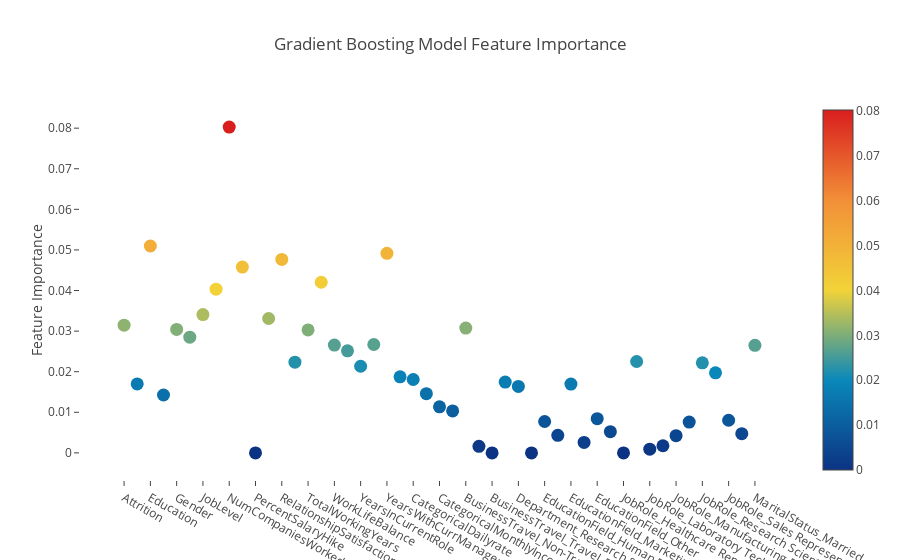

Notebook code cell kept with this figure:
### Code cell
trace = go.Scatter(
    y = gb.feature_importances_,
    x = attrition.columns.values,
    mode='markers',
    marker=dict(
        sizemode = 'diameter',
        sizeref = 1,
        size = 13,
        #size= rf.feature_importances_,
        #color = np.random.randn(500), #set color equal to a variable
        color = gb.feature_importances_,
        colorscale='Portland',
        showscale=True
    ),
    text = attrition.columns.values
)
data = [trace]

layout= go.Layout(
    autosize= True,
    title= 'Gradient Boosting Model Feature Importance',
    hovermode= 'closest',
     xaxis= dict(
         ticklen= 5,
         showgrid=False,
        zeroline=False,
        showline=False
     ),
    yaxis=dict(
        title= 'Feature Importance',
        showgrid=False,
        zeroline=False,
        ticklen= 5,
        gridwidth= 2
    ),
    showlegend= False
)
fig = go.Figure(data=data, layout=layout)
py.iplot(fig,filename='scatter')

### Figure 1 — Plotly figure (JSON) as saved in the notebook; plotly's stock layout.template omitted (floating-point values rounded to 4 significant figures)
{"data": [{"marker": {"color": [0.03145, 0.01699, 0.05096, 0.01426, 0.0304, 0.0285, 0.03408, 0.04032, 0.08025, 0.04577, 0, 0.03311, 0.04766, 0.02234, 0.03028, 0.04204, 0.02655, 0.02515, 0.02135, 0.0267, 0.04917, 0.01875, 0.01808, 0.01458, 0.01135, 0.01034, 0.03076, 0.001605, 0, 0.01745, 0.01637, 0, 0.007731, 0.004323, 0.01694, 0.002579, 0.008421, 0.005226, 0, 0.02251, 0.000901, 0.001752, 0.00423, 0.007584, 0.02218, 0.01973, 0.008037, 0.004736, 0.02651], "colorscale": "Portland", "showscale": true, "size": 13, "sizemode": "diameter", "sizeref": 1}, "mode": "markers", "text": ["Attrition", "DistanceFromHome", "Education", "EnvironmentSatisfaction", "Gender", "JobInvolvement", "JobLevel", "JobSatisfaction", "NumCompaniesWorked", "OverTime", "PercentSalaryHike", "PerformanceRating", "RelationshipSatisfaction", "StockOptionLevel", "TotalWorkingYears", "TrainingTimesLastYear", "WorkLifeBalance", "YearsAtCompany", "YearsInCurrentRole", "YearsSinceLastPromotion", "YearsWithCurrManager", "CategoricalAge", "CategoricalDailyrate", "CategoricalHourlyrate", "CategoricalMonthlyIncome", "CategoricalMonthlyRate", "BusinessTravel_Non-Travel", "BusinessTravel_Travel_Frequently", "BusinessTravel_Travel_Rarely", "Department_Human Resources", "Department_Research & Development", "Department_Sales", "EducationField_Human Resources", "EducationField_Life Sciences", "EducationField_Marketing", "EducationField_Medical", "EducationField_Other", "EducationField_Technical Degree", "JobRole_Healthcare Representative", "JobRole_Human Resources", "JobRole_Laboratory Technician", "JobRole_Manager", "JobRole_Manufacturing Director", "JobRole_Research Director", "JobRole_Research Scientist", "JobRole_Sales Executive", "JobRole_Sales Representative", "MaritalStatus_Divorced", "MaritalStatus_Married", "MaritalStatus_Single"], "type": "scatter", "uid": "db830dd2-b849-11e8-a514-ee2a77022beb", "x": ["Attrition", "DistanceFromHome", "Education", "EnvironmentSatisfaction", "Gender", "JobInvolvement", "JobLevel", "JobSatisfaction", "NumCompaniesWorked", "OverTime", "PercentSalaryHike", "PerformanceRating", "RelationshipSatisfaction", "StockOptionLevel", "TotalWorkingYears", "TrainingTimesLastYear", "WorkLifeBalance", "YearsAtCompany", "YearsInCurrentRole", "YearsSinceLastPromotion", "YearsWithCurrManager", "CategoricalAge", "CategoricalDailyrate", "CategoricalHourlyrate", "CategoricalMonthlyIncome", "CategoricalMonthlyRate", "BusinessTravel_Non-Travel", "BusinessTravel_Travel_Frequently", "BusinessTravel_Travel_Rarely", "Department_Human Resources", "Department_Research & Development", "Department_Sales", "EducationField_Human Resources", "EducationField_Life Sciences", "EducationField_Marketing", "EducationField_Medical", "EducationField_Other", "EducationField_Technical Degree", "JobRole_Healthcare Representative", "JobRole_Human Resources", "JobRole_Laboratory Technician", "JobRole_Manager", "JobRole_Manufacturing Director", "JobRole_Research Director", "JobRole_Research Scientist", "JobRole_Sales Executive", "JobRole_Sales Representative", "MaritalStatus_Divorced", "MaritalStatus_Married", "MaritalStatus_Single"], "y": [0.03145, 0.01699, 0.05096, 0.01426, 0.0304, 0.0285, 0.03408, 0.04032, 0.08025, 0.04577, 0, 0.03311, 0.04766, 0.02234, 0.03028, 0.04204, 0.02655, 0.02515, 0.02135, 0.0267, 0.04917, 0.01875, 0.01808, 0.01458, 0.01135, 0.01034, 0.03076, 0.001605, 0, 0.01745, 0.01637, 0, 0.007731, 0.004323, 0.01694, 0.002579, 0.008421, 0.005226, 0, 0.02251, 0.000901, 0.001752, 0.00423, 0.007584, 0.02218, 0.01973, 0.008037, 0.004736, 0.02651]}], "layout": {"autosize": true, "hovermode": "closest", "showlegend": false, "title": "Gradient Boosting Model Feature Importance", "xaxis": {"showgrid": false, "showline": false, "ticklen": 5, "zeroline": false}, "yaxis": {"gridwidth": 2, "showgrid": false, "ticklen": 5, "title": "Feature Importance", "zeroline": false}}}
